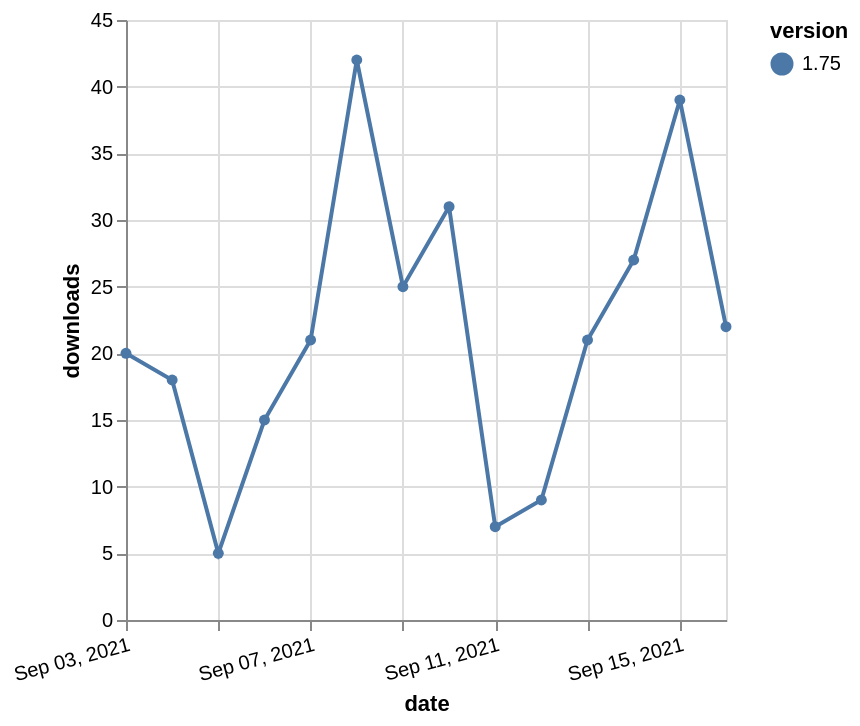

Describe this chart as a Vega-Lite specification.
### Vega-Lite specification from a JSON file in a GitHub repository (floating-point values rounded to 4 significant figures)
{"$schema": "https://vega.github.io/schema/vega-lite/v5.json", "description": "A simple bar chart with embedded data.", "data": {"values": [{"date": "2021-09-03", "total": 35712, "delta": 20, "version": "1.75"}, {"date": "2021-09-04", "total": 35730, "delta": 18, "version": "1.75"}, {"date": "2021-09-05", "total": 35735, "delta": 5, "version": "1.75"}, {"date": "2021-09-06", "total": 35750, "delta": 15, "version": "1.75"}, {"date": "2021-09-07", "total": 35771, "delta": 21, "version": "1.75"}, {"date": "2021-09-08", "total": 35813, "delta": 42, "version": "1.75"}, {"date": "2021-09-09", "total": 35838, "delta": 25, "version": "1.75"}, {"date": "2021-09-10", "total": 35869, "delta": 31, "version": "1.75"}, {"date": "2021-09-11", "total": 35876, "delta": 7, "version": "1.75"}, {"date": "2021-09-12", "total": 35885, "delta": 9, "version": "1.75"}, {"date": "2021-09-13", "total": 35906, "delta": 21, "version": "1.75"}, {"date": "2021-09-14", "total": 35933, "delta": 27, "version": "1.75"}, {"date": "2021-09-15", "total": 35972, "delta": 39, "version": "1.75"}, {"date": "2021-09-16", "total": 35994, "delta": 22, "version": "1.75"}]}, "width": "container", "mark": {"type": "line", "point": {"filled": true}}, "encoding": {"x": {"field": "date", "type": "temporal", "timeUnit": "yearmonthdate", "title": "date", "axis": {"labelAngle": -15}}, "y": {"field": "delta", "type": "quantitative", "title": "downloads"}, "color": {"field": "version", "type": "nominal"}, "tooltip": {"field": "delta"}}}
